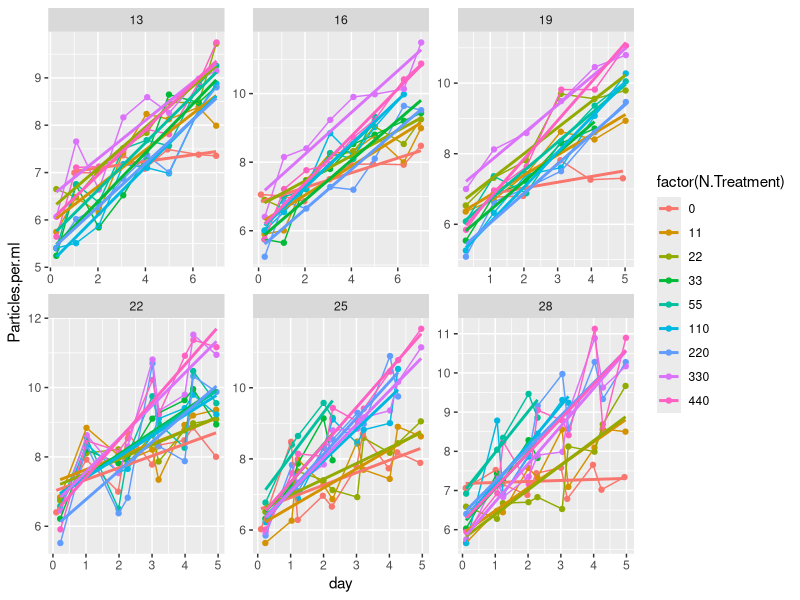
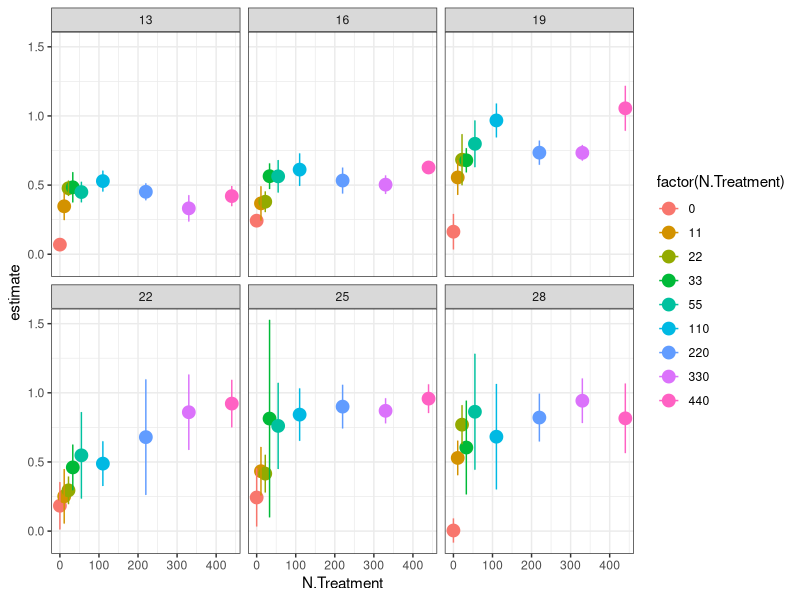

These charts were generated, in order, by the following R code: (Note: this script raises an error after producing the figures.)
library(tidyverse)
library(broom)
library(minpack.lm)
library(purrr)
library(stringr)

TT <- read_csv("data/monod_data/TT_15_08_24.csv")

#take raw data, add actual N concentrations
TTN<- TT %>% 	
  mutate(day = Hours.since.Innoc/24) %>% 
  mutate(N.Treatment = str_replace(N.Treatment, "1", "11")) %>%
  mutate(N.Treatment = str_replace(N.Treatment, "2", "22")) %>% 
  mutate(N.Treatment = str_replace(N.Treatment, "3", "33")) %>%
  mutate(N.Treatment = str_replace(N.Treatment, "4", "55")) %>%
  mutate(N.Treatment = str_replace(N.Treatment, "5", "110")) %>%
  mutate(N.Treatment = str_replace(N.Treatment, "6", "220")) %>%
  mutate(N.Treatment = str_replace(N.Treatment, "7", "330")) %>%
  mutate(N.Treatment = str_replace(N.Treatment, "8", "440")) %>%  
  mutate(N.Treatment = str_replace(N.Treatment, "1105", "55")) %>% 
  mutate(N.Treatment = as.numeric(N.Treatment))


#filter out data where K seems to have been reached beyond the variability expected by noise (quite arbitrary)
TTfiltered<- TT %>% 
	mutate(day = Hours.since.Innoc/24) %>% 
	filter( Temperature == 13 & N.Treatment == 8 |
	          Temperature == 13 & N.Treatment == 7 |
	          Temperature == 13 & N.Treatment == 6 | 
	          Temperature == 13 & N.Treatment == 5 |
	          Temperature == 13 & N.Treatment == 4 |
	          Temperature == 13 & N.Treatment == 3 |
	          Temperature == 13 & N.Treatment == 2 |
	          Temperature == 13 & N.Treatment == 1 |
	          Temperature == 13 & N.Treatment == 0 & day>0.5|
	        Temperature == 16 & N.Treatment == 8 |
				 	Temperature == 16 & N.Treatment == 7 |
				 	Temperature == 16 & N.Treatment == 6 | 
				 	Temperature == 16 & N.Treatment == 5 & day<6.5 |
				 	Temperature == 16 & N.Treatment == 4 & day<6 |
				 	Temperature == 16 & N.Treatment == 3 |
				 	Temperature == 16 & N.Treatment == 2 |
				 	Temperature == 16 & N.Treatment == 1 |
				 	Temperature == 16 & N.Treatment == 0 |
						Temperature == 19 & N.Treatment == 8  |
						Temperature == 19 & N.Treatment == 7  |
						Temperature == 19 & N.Treatment == 6 | 
						Temperature == 19 & N.Treatment == 5 |
						Temperature == 19 & N.Treatment == 4 |
						Temperature == 19 & N.Treatment == 3 & day<5 |
						Temperature == 19 & N.Treatment == 2 |
						Temperature == 19 & N.Treatment == 1 |
						Temperature == 19 & N.Treatment == 0 & day>0.5|
					Temperature == 22 & N.Treatment == 8 | 
					Temperature == 22 & N.Treatment == 7 |
					Temperature == 22 & N.Treatment == 6 | 
					Temperature == 22 & N.Treatment == 5 |
					Temperature == 22 & N.Treatment == 4 |
					Temperature == 22 & N.Treatment == 3 |
					Temperature == 22 & N.Treatment == 2 |
					Temperature == 22 & N.Treatment == 1 |
					Temperature == 22 & N.Treatment == 0 | 		
						  Temperature == 25 & N.Treatment == 8 |
						  Temperature == 25 & N.Treatment == 7 |
						  Temperature == 25 & N.Treatment == 6 & day<4.5 | 
						  Temperature == 25 & N.Treatment == 5 & day<4.5 |
						  Temperature == 25 & N.Treatment == 4 & day<3 |
						  Temperature == 25 & N.Treatment == 3 & day<3 |
						  Temperature == 25 & N.Treatment == 2 |
						  Temperature == 25 & N.Treatment == 1 |
						  Temperature == 25 & N.Treatment == 0 | 		
								Temperature == 28 & N.Treatment == 8 |
								Temperature == 28 & N.Treatment == 7 |
								Temperature == 28 & N.Treatment == 6 | 
								Temperature == 28 & N.Treatment == 5 & day<4 |
								Temperature == 28 & N.Treatment == 4 & day<3 |
								Temperature == 28 & N.Treatment == 3 & day<3 |
								Temperature == 28 & N.Treatment == 2 |
								Temperature == 28 & N.Treatment == 1 |
								Temperature == 28 & N.Treatment == 0 ) 


#take filtered data, add actual N concentrations, plot monod curves
TTfilteredN<- TTfiltered %>% 	
	mutate(N.Treatment = str_replace(N.Treatment, "1", "11")) %>%
	mutate(N.Treatment = str_replace(N.Treatment, "2", "22")) %>% 
	mutate(N.Treatment = str_replace(N.Treatment, "3", "33")) %>%
	mutate(N.Treatment = str_replace(N.Treatment, "4", "55")) %>%
	mutate(N.Treatment = str_replace(N.Treatment, "5", "110")) %>%
	mutate(N.Treatment = str_replace(N.Treatment, "6", "220")) %>%
	mutate(N.Treatment = str_replace(N.Treatment, "7", "330")) %>%
	mutate(N.Treatment = str_replace(N.Treatment, "8", "440")) %>%  
	mutate(N.Treatment = str_replace(N.Treatment, "1105", "55")) %>% 
	mutate(N.Treatment = as.numeric(N.Treatment))

#plot filtered data - linear model fits...
TTfilteredN %>% 
  #filter(day>0.5) %>% 
  mutate(Particles.per.ml = log(Particles.per.ml+100)) %>% 
  ggplot(data = ., aes(x = day, y = Particles.per.ml, color = factor(N.Treatment))) + geom_point() +
  facet_wrap( ~ Temperature, scales = "free") + geom_line() + 
  geom_smooth(method=lm, se=FALSE) 

#plot monod curves with error
linear_r<-TTfilteredN %>% 
  mutate(Particles.per.ml = log(Particles.per.ml+100)) %>% 
  filter(day>0.5) %>% 
  group_by(N.Treatment, Temperature) %>% 
  do(tidy(lm(Particles.per.ml ~ day, data=.))) 
linear_r %>% 
  filter(term=="day") %>% 
  ggplot(aes(x = N.Treatment, y = estimate, color = factor(N.Treatment))) + geom_point(size = 4) +
  theme_bw() + facet_wrap( ~ Temperature) + 
  geom_errorbar(aes(ymin=estimate-std.error, ymax=estimate+std.error), width=.2)

write_csv(linear_r, "data-processed/TT_r_lm.csv")
ggsave("figures/TT_monod_curves.png")

#plot linear fit over raw data
TTlinear_r_aug<- TTfilteredN %>% 
  mutate(Particles.per.ml = log(Particles.per.ml+100)) %>% 
  #filter(day>1.5) %>% 
  group_by(N.Treatment, Temperature) %>% 
  do(augment(lm(Particles.per.ml ~ day, data=.))) 

TTN %>% 
  mutate(Particles.per.ml = log(Particles.per.ml)) %>% 
  #filter(N.Treatment==220) %>% 
  ggplot(data = ., aes(x = day, y = Particles.per.ml, color = factor(N.Treatment))) + 
  geom_point() +
  facet_wrap( ~ Temperature, scales = "free") + geom_line() + 
  #geom_line(data=subset(TTlinear_r_aug, TTlinear_r_aug$N.Treatment==220), aes(x=day, y=.fitted, colour=factor(N.Treatment)))
  geom_line(data=linear_r_aug, aes(x=day, y=.fitted, colour=factor(N.Treatment)))

TTN %>% 
  mutate(Particles.per.ml = log(Particles.per.ml)) %>% 
  filter(Temperature==19) %>% 
  ggplot(data = ., aes(x = day, y = Particles.per.ml, color = factor(N.Treatment))) + 
  geom_point() +
  facet_wrap( ~ N.Treatment) + geom_line() + 
  geom_line(data=subset(TTlinear_r_aug, TTlinear_r_aug$Temperature==19), aes(x=day, y=.fitted, colour=factor(N.Treatment)))
#geom_line(data=linear_r_aug, aes(x=day, y=.fitted, colour=factor(N.Treatment)))

ggsave("figures/CH_linear_R_fits.png")


# previous coding working in non-logged data, fitting exponential curve

TTfilteredN %>% 
	group_by(Temperature, N.Treatment) %>% 
	do(tidy(nls(Particles.per.ml ~ 75 * (1+a)^(Hours.since.Innoc),
							data= .,  start=list(a=0.01),
							control = nls.control(maxiter=100, minFactor=1/204800000)))) %>% 
	ungroup() %>% 
	ggplot(aes(x = N.Treatment, y = estimate, color = factor(N.Treatment))) + geom_point(size = 4) +
	geom_line() + theme_bw() + facet_wrap( ~ Temperature)
ggsave("figures/TT_monod_curves.png")

TT_r <- TTfilteredN %>% 
	group_by(Temperature, N.Treatment) %>% 
	do(tidy(nls(Particles.per.ml ~ 75 * (1+a)^(Hours.since.Innoc),
							data= .,  start=list(a=0.01),
							control = nls.control(maxiter=100, minFactor=1/204800000)))) 

write_csv(TT_r, "data-processed/fitted_r_TT_from_2015.csv")


TTfilteredN %>% 
	group_by(Temperature, N.Treatment) %>% 
	do(tidy(nls(Particles.per.ml ~ 75 * (1+a)^(Hours.since.Innoc),
							data= .,  start=list(a=0.01),
							control = nls.control(maxiter=100, minFactor=1/204800000)))) %>% 
	ggplot(aes(x = Temperature, y = estimate, color = factor(Temperature))) + geom_point(size = 4) +
	geom_line() + theme_bw() + facet_wrap( ~ N.Treatment)
ggsave("figures/TT_TPC_by_nitrate_curves.png")

#set up the jacknifing
for (j in c(13, 16, 19, 22, 25, 28)){
  for (k in c(0, 11, 22, 33, 55, 110, 220, 440)){
    test<-subset(TTfilteredN, TTfilteredN$Temperature==j & TTfilteredN$N.Treatment==k)
    boot_r<-1:100
    for(i in 1:100){
      mod<-sample_n(test, length(test$day)-1) %>%
        do(tidy(nls(Particles.per.ml ~ 75 * (1+a)^(Hours.since.Innoc),
                    data= .,  start=list(a=0.01),
                    control = nls.control(maxiter=100, minFactor=1/204800000))))
      boot_r[i]<-mod$estimate
      name<-data.frame(a=unique(boot_r), Temperature=test$Temperature[1], N.Treatment=test$N.Treatment[1])
      assign(paste("TTboot_r_unique", test$Temperature[1], test$N.Treatment[1], sep ="_"), name)
    }
  }
}

# bind all of the objects that start with boot_r_unique_!
TT_unique_boots<-do.call("rbind", mget(ls(pattern="TTboot_r_unique")))

#plot the jacknifed data - monod
TT_unique_boots %>% 
  group_by(Temperature, N.Treatment) %>% 
  ggplot(aes(x = N.Treatment, y = a, color = factor(N.Treatment))) + geom_point(size = 2) +
  geom_line() + theme_bw() + facet_wrap( ~ Temperature)
ggsave("figures/TT_monod_jacknifed.png")
